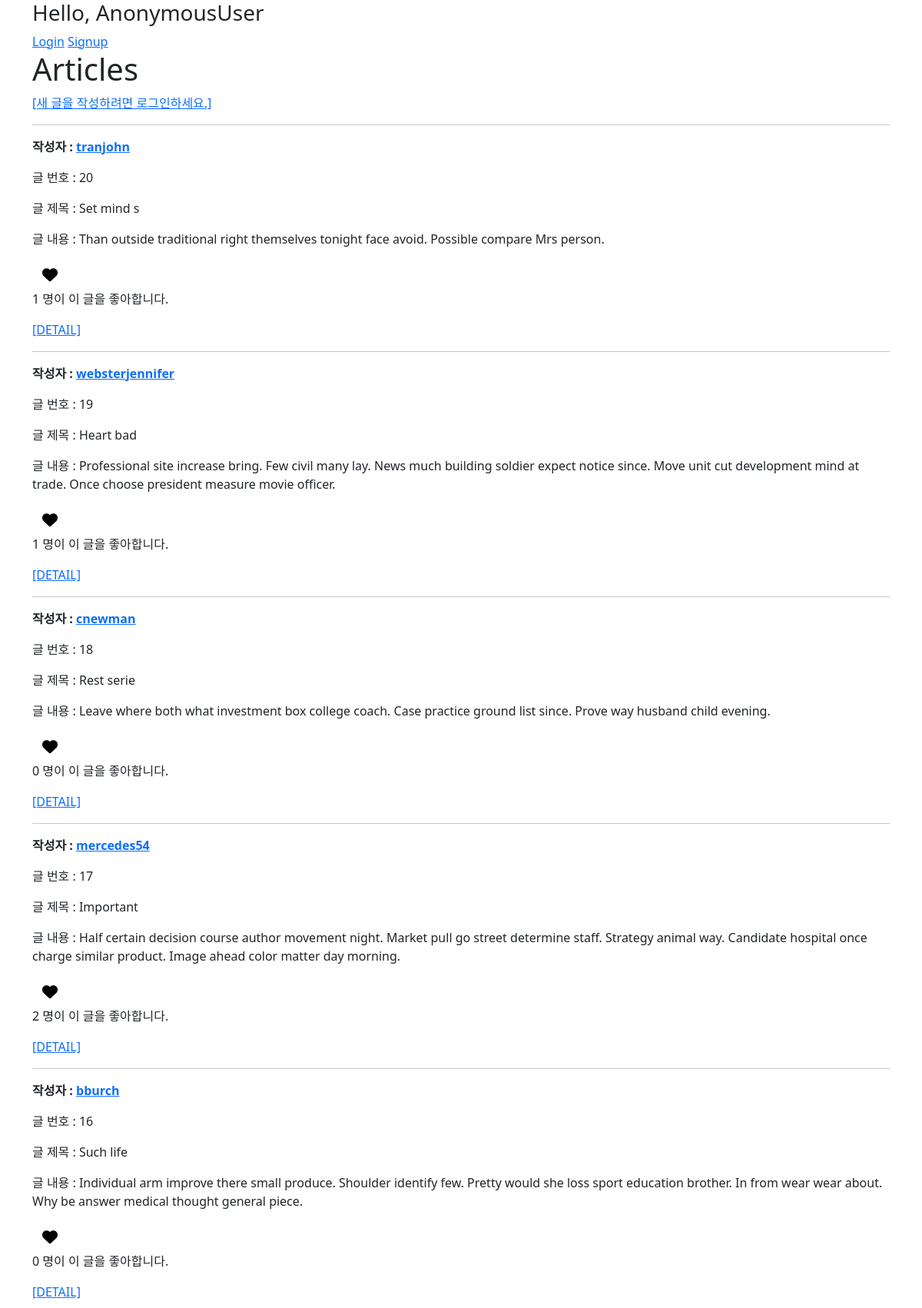
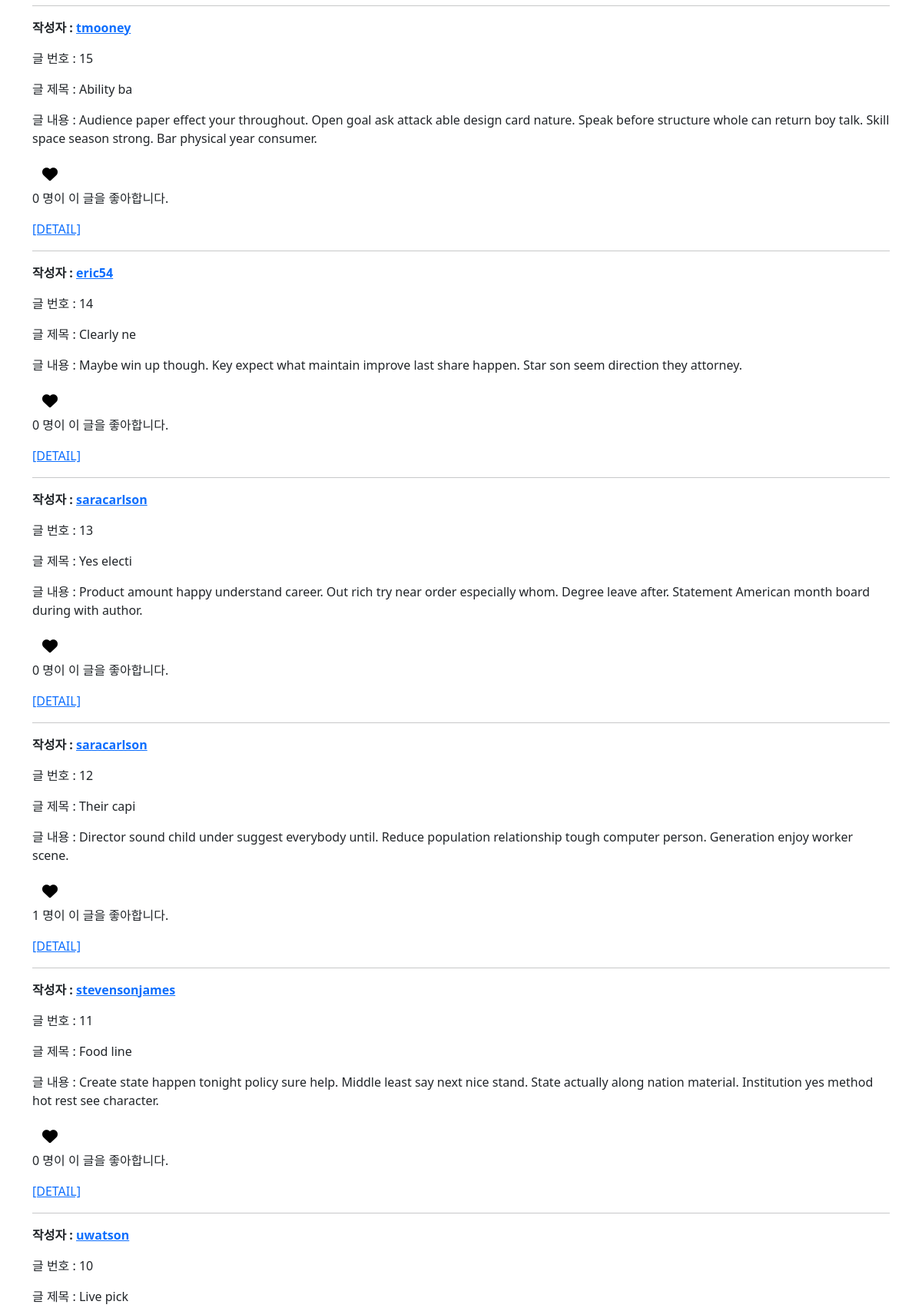
The app's page /articles/ (upper part) with its own data (2 pictures, top to bottom).
### articles/models.py (models this page shows, shortened)
class Article(models.Model):
    user = models.ForeignKey(settings.AUTH_USER_MODEL, on_delete=models.CASCADE)
    like_users = models.ManyToManyField(settings.AUTH_USER_MODEL, related_name='like_articles')
    title = models.CharField(max_length=10)
    content = models.TextField()
    created_at = models.DateTimeField(auto_now_add=True)
    updated_at = models.DateTimeField(auto_now=True)

### accounts/models.py (models this page shows)
class User(AbstractUser):
    followings = models.ManyToManyField('self', symmetrical=False, related_name='followers')

### articles/views.py (the view)
# urls.py: path('', views.index, name='index'),
@require_safe
def index(request):
    articles = Article.objects.order_by('-pk')
    context = {
        'articles': articles,
    }
    return render(request, 'articles/index.html', context)

### articles/templates/articles/index.html (shortened to what this page needs)
{% extends 'base.html' %}
{% block content %}
  <h1>Articles</h1>
  {% if request.user.is_authenticated %}
    <a href="{% url 'articles:create' %}">[CREATE]</a>
  {% else %}
    <a href="{% url 'accounts:login' %}">[새 글을 작성하려면 로그인하세요.]</a>
  {% endif %}
  <hr>
  {% for article in articles %}
    <p>
      <b>작성자 : <a href="{% url 'accounts:profile' article.user.username %}">{{ article.user }}</a></b>
    </p>
    <p>글 번호 : {{ article.pk }}</p>
    <p>글 제목 : {{ article.title }}</p>
    <p>글 내용 : {{ article.content }}</p>
    <div>
      <form class="like-form" data-id="{{ article.pk }}">
        {% if request.user in article.like_users.all %}
          <button class="btn btn-link">
            <i id="like-{{ article.pk }}" class="fas fa-heart fa-lg" style="color:crimson"></i>
          </button>
        {% else %}
          <button class="btn btn-link">
            <i id="like-{{ article.pk }}" class="fas fa-heart fa-lg" style="color:black"></i>
          </button>
        {% endif %}
      </form>
    </div>
    <p>
      <span id="like-count-{{ article.pk }}">
      {{ article.like_users.all|length }}
      </span>
      명이 이 글을 좋아합니다.
    </p>
    <a href="{% url 'articles:detail' article.pk %}">[DETAIL]</a>
    <hr>
  {% endfor %}
  <link rel="stylesheet" href="https://cdnjs.cloudflare.com/ajax/libs/font-awesome/6.0.0-beta2/css/all.min.css" />
  {% endblock %}

### records on screen
Article: user "tranjohn", pk "20", title "Set mind s", content "Than outside traditional right themselves tonight face avoid. Possible compare Mrs person.", like_users.all|length "1"
Article: user "websterjennifer", pk "19", title "Heart bad", content "Professional site increase bring. Few civil many lay. News much building soldier expect notice since. Move unit cut development mind at trade. Once choose president measure movie officer.", like_users.all|length "1"
Article: user "cnewman", pk "18", title "Rest serie", content "Leave where both what investment box college coach. Case practice ground list since. Prove way husband child evening.", like_users.all|length "0"
Article: user "mercedes54", pk "17", title "Important", content "Half certain decision course author movement night. Market pull go street determine staff. Strategy animal way. Candidate hospital once charge similar product. Image ahead color matter day morning.", like_users.all|length "2"
Article: user "bburch", pk "16", title "Such life", content "Individual arm improve there small produce. Shoulder identify few. Pretty would she loss sport education brother. In from wear wear about. Why be answer medical thought general piece.", like_users.all|length "0"
Article: user "tmooney", pk "15", title "Ability ba", content "Audience paper effect your throughout. Open goal ask attack able design card nature. Speak before structure whole can return boy talk. Skill space season strong. Bar physical year consumer.", like_users.all|length "0"
Article: user "eric54", pk "14", title "Clearly ne", content "Maybe win up though. Key expect what maintain improve last share happen. Star son seem direction they attorney.", like_users.all|length "0"
Article: user "saracarlson", pk "13", title "Yes electi", content "Product amount happy understand career. Out rich try near order especially whom. Degree leave after. Statement American month board during with author.", like_users.all|length "0"
Article: user "saracarlson", pk "12", title "Their capi", content "Director sound child under suggest everybody until. Reduce population relationship tough computer person. Generation enjoy worker scene.", like_users.all|length "1"
Article: user "stevensonjames", pk "11", title "Food line", content "Create state happen tonight policy sure help. Middle least say next nice stand. State actually along nation material. Institution yes method hot rest see character.", like_users.all|length "0"
Article: user "uwatson", pk "10", title "Live pick"
